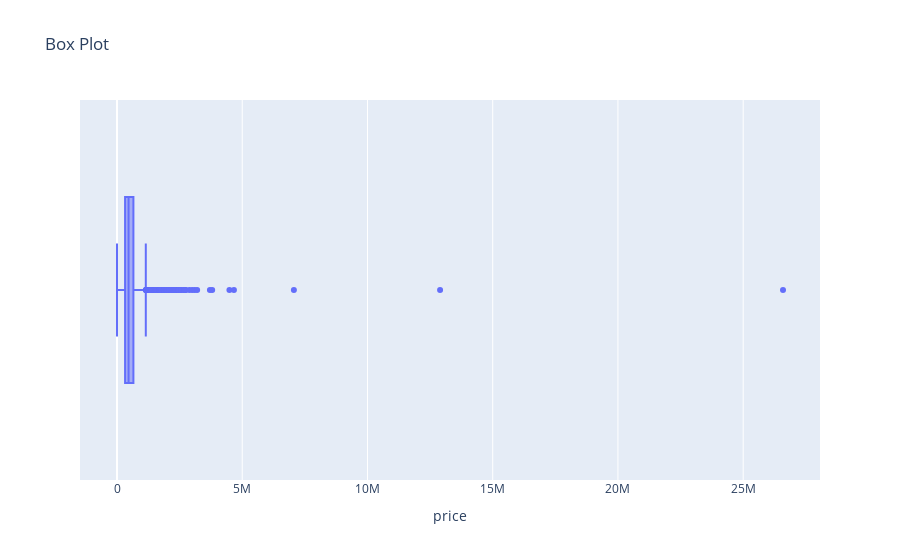

Notebook code cell kept with this figure:
### Code cell
fig = px.box(df, x = df['price'], title = 'Box Plot')
fig.show()

### Figure 1 — Plotly figure (JSON) as saved in the notebook; plotly's stock layout.template omitted (floating-point values rounded to 4 significant figures; data arrays with more than 128 entries replaced by an {"elided": "..."} marker saying what was removed)
{"data": [{"alignmentgroup": "True", "hovertemplate": "price=%{x}<extra></extra>", "legendgroup": "", "marker": {"color": "#636efa"}, "name": "", "notched": false, "offsetgroup": "", "orientation": "h", "showlegend": false, "type": "box", "x": {"elided": "4600 float values"}, "x0": " ", "xaxis": "x", "y0": " ", "yaxis": "y"}], "layout": {"autosize": true, "boxmode": "group", "legend": {"tracegroupgap": 0}, "title": {"text": "Box Plot"}, "xaxis": {"anchor": "y", "autorange": true, "domain": [0, 1], "range": [-1477000.0, 28070000.0], "title": {"text": "price"}, "type": "linear"}, "yaxis": {"anchor": "x", "autorange": true, "domain": [0, 1], "range": [-0.5, 0.5], "type": "category"}}}
